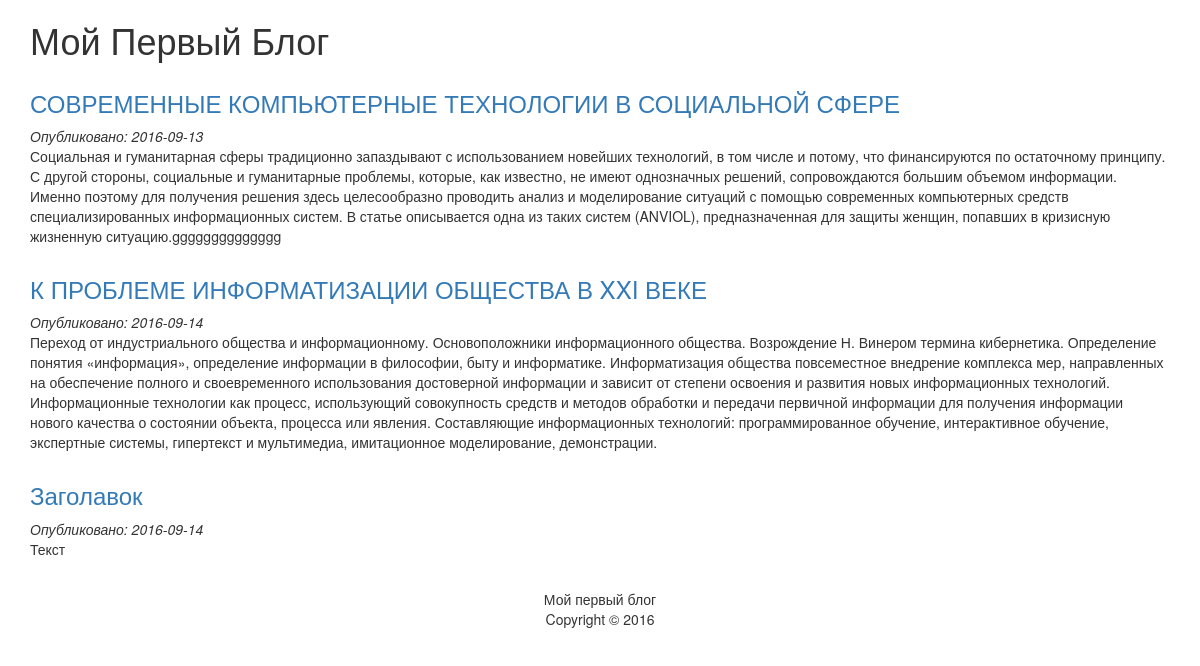
The page / on the database its author committed.
### tables this page shows
CREATE TABLE IF NOT EXISTS `articles` (
  `id` int(11) NOT NULL AUTO_INCREMENT,
  `title` varchar(255) NOT NULL,
  `content` text NOT NULL,
  `date` date NOT NULL,
  PRIMARY KEY (`id`)
);

### index.php (called while the page is built)
<?php
    require_once("database.php");
    require_once("models/articles.php");
    $link = db_connect();
    $articles = articles_all($link);
    include("views/articles.php");
?>

### models/articles.php (called while the page is built, shortened)
<?php
function articles_all($link) {
    $query = "SELECT * FROM articles ORDER BY id DESC";
    $result = mysqli_query($link, $query);
    $n = mysqli_num_rows($result);
    $articles = array();
    for ($i = 0; $i < $n; $i++) {
        $row = mysqli_fetch_assoc($result);
        $articles[] = $row;
    }
    return $articles;
}
?>

### views/articles.php (the view, shortened to what this page needs)
<!DOCTYPE HTML>
<html>
<head>
    <link rel="stylesheet" href="css/style.css" />
    <link href="js/bootstrap.min.css" rel="stylesheet">
</head>
<body>
<div class="container">
    <h1>Мой Первый Блог</h1>
    <div>
        <?php foreach($articles as $a): ?>
            <div class="article">
                <h3>
                    <a href="articles.php?id=<?=$a['id']?>"><?=$a['title']?></a>
                </h3>
                <em>Опубликовано: <?=$a['date']?></em>
                <p><?=$a['content']?></p>
            </div>
        <?php endforeach ?>
    </div>
    <footer>
        <p>Мой первый блог <br/> Copyright &copy; 2016</p>
    </footer>
</div>
</body>
</html>

### css/style.css (style rules this page uses)
footer { text-align: center; }
.article { margin-top: 30px; margin-bottom: 30px; }

### rows shown on the page
articles: title "СОВРЕМЕННЫЕ КОМПЬЮТЕРНЫЕ ТЕХНОЛОГИИ В СОЦИАЛЬНОЙ СФЕРЕ", date "2016-09-13", content "Социальная и гуманитарная сферы традиционно запаздывают с использованием новейших технологий, в том числе и потому, что финансируются по остаточному принципу. С другой стороны, социальные и гуманитарные проблемы, которые, как известно, не имеют однозначных решений, сопровождаются большим объемом информации. Именно поэтому для получения решения здесь целесообразно проводить анализ и моделирование ситуаций с помощью современных компьютерных средств специализированных информационных систем. В статье описывается одна из таких систем (ANVIOL), предназначенная для защиты женщин, попавших в кризисную жизненную ситуацию.gggggggggggggg"
articles: title "К ПРОБЛЕМЕ ИНФОРМАТИЗАЦИИ ОБЩЕСТВА В XXI ВЕКЕ", date "2016-09-14", content "Переход от индустриального общества и информационному. Основоположники информационного общества. Возрождение Н. Винером термина кибернетика. Определение понятия «информация», определение информации в философии, быту и информатике. Информатизация общества повсеместное внедрение комплекса мер, направленных на обеспечение полного и своевременного использования достоверной информации и зависит от степени освоения и развития новых информационных технологий. Информационные технологии как процесс, использующий совокупность средств и методов обработки и передачи первичной информации для получения информации нового качества о состоянии объекта, процесса или явления. Составляющие информационных…"
articles: title "Заголавок", date "2016-09-14", content "Текст"
